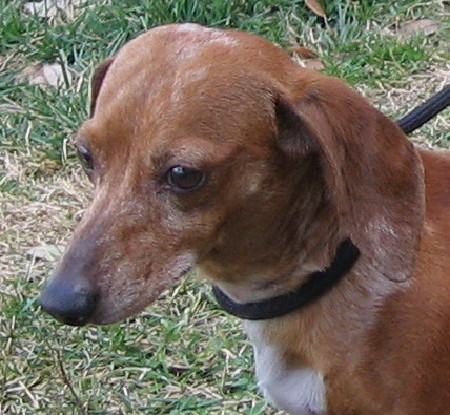
#> input picture useless/ML-tutorial-stuff/PetImages/Dog/10011.jpg, 450 x 415 px
$ python ML-tutorial-personal.py
#> lines starting #> are read from the running program, lines starting #| are printed output that depends on the picture
import numpy as np
import matplotlib.pyplot as plt
import os
import cv2
import random
import pickle

DATADIR = "PetImages"

CATEGORIES = ["Dog", "Cat"]

for category in CATEGORIES:
    path = os.path.join(DATADIR,category)
    for img in os.listdir(path):
        img_array = cv2.imread(os.path.join(path,img), cv2.IMREAD_GRAYSCALE)
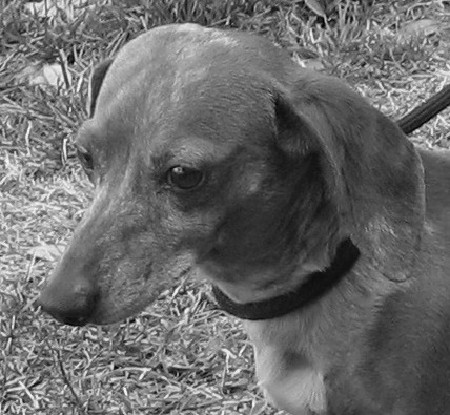
#> img_array: shape (415, 450); min 0, max 255, mean 107.2
        break
    break


IMG_SIZE = 50

new_array = cv2.resize(img_array, (IMG_SIZE, IMG_SIZE))
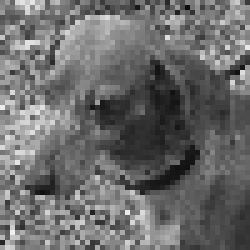
#> new_array: shape (50, 50) (shown 5 times larger); min 12, max 240, mean 107.5
# plt.imshow(new_array, cmap='gray')
# plt.show()


training_data = []

def create_training_data():
    for category in CATEGORIES:  # do dogs and cats
        path = os.path.join(DATADIR,category)  # create path to dogs and cats
        class_num = CATEGORIES.index(category)  # get the classification  (0 or a 1). 0=dog 1=cat

        for img in (os.listdir(path)):  # iterate over each image per dogs and cats
            try:
                img_array = cv2.imread(os.path.join(path,img) ,cv2.IMREAD_GRAYSCALE)  # convert to array
                new_array = cv2.resize(img_array, (IMG_SIZE, IMG_SIZE))  # resize to normalize data size
                training_data.append([new_array, class_num])  # add this to our training_data
            except Exception as e:  # in the interest in keeping the output clean...
                pass
#> pass 2 of the loop in create_training_data, `for category in CATEGORIES:`:
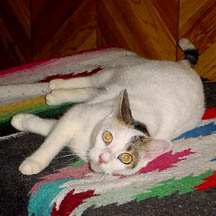
#> input picture useless/ML-tutorial-stuff/PetImages/Cat/10079.jpg, 216 x 216 px
#> in create_training_data, `img_array = cv2.imread(os.path.join(path,img) ,cv2.IMREAD_GRAYSCALE)`:
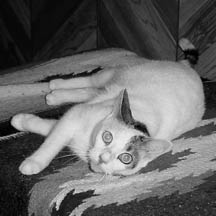
#> img_array: shape (216, 216); min 0, max 244, mean 100.9
#> in create_training_data, `new_array = cv2.resize(img_array, (IMG_SIZE, IMG_SIZE))`:
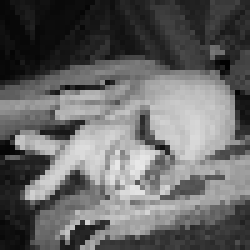
#> new_array: shape (50, 50) (shown 5 times larger); min 1, max 231, mean 100.7
            # [4 lines of commented-out code are left out]

create_training_data()

random.shuffle(training_data)

X = []
y = []

for features,label in training_data:
    X.append(features)
    y.append(label)
#> this loop made 2 passes
#> label on passes 1 to 2: 0, 1
#> after the loop, X = 2 items; y = [0, 1]

X = np.array(X).reshape(-1, IMG_SIZE, IMG_SIZE, 1)


pickle_out = open("X.pickle","wb")
pickle.dump(X, pickle_out)
pickle_out.close()

pickle_out = open("y.pickle","wb")
pickle.dump(y, pickle_out)
pickle_out.close()


pickle_in = open("X.pickle","rb")
X = pickle.load(pickle_in)

pickle_in = open("y.pickle","rb")
y = pickle.load(pickle_in)

print("DONE")
